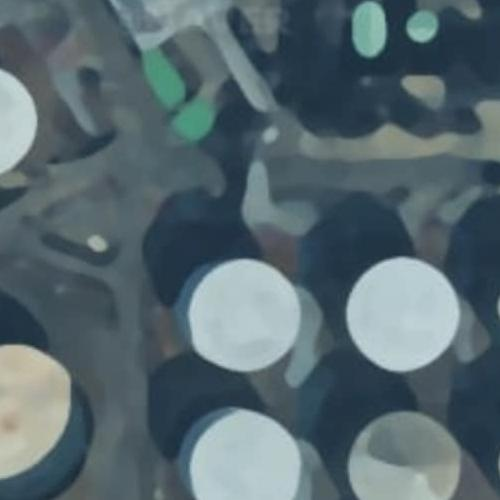
#> input picture cropimage_repository/cropped_naver_map.jpg, 500 x 500 px, given as the content of the folder imgerepository, which was not available
$ python image_Crop.py
#> lines starting #> are read from the running program, lines starting #| are printed output that depends on the picture
#> in process_images_in_directory, img is the input picture: PIL image 500x500 RGB; mean R, G, B 87.3, 105.2, 111.9
import os
from PIL import Image

def image_crop(x, y, img, save_path='cropimage_repository', file_name='cropped_image.jpg'):

#> called with x = 300, y = 300, save_path = 'cropimage_repository', file_name = 'cropped_cropped_naver_map.jpg'
    img_width, img_height = img.size
#> img_width = 500; img_height = 500


    left = max(0, x - 250)
    upper = max(0, y - 250)
    right = min(img_width, x + 250)
#> right = 500
    lower = min(img_height, y + 250)
#> lower = 500


    if left >= right or upper >= lower:
        raise ValueError("크롭할 수 없는 범위")

    # 이미지 자르기
    cropping_img = img.crop((left, upper, right, lower))
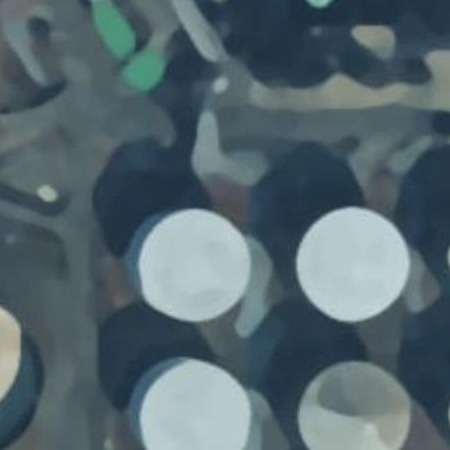
#> cropping_img: PIL image 450x450 RGB; mean R, G, B 85.1, 103.5, 111

    # 경로가 존재하지 않으면 디렉토리 생성
    if not os.path.exists(save_path):
        os.makedirs(save_path)

    # 파일 저장 경로
    save_full_path = os.path.join(save_path, file_name)

    # 이미지 저장
    cropping_img.save(save_full_path, format='JPEG')
    print(f"크롭된 이미지가 {save_full_path}에 저장되었습니다.")

    return cropping_img

def process_images_in_directory(src_dir, dst_dir, x, y):
    # src_dir 경로에 있는 모든 파일을 순회
    for file_name in os.listdir(src_dir):
        if file_name.lower().endswith(('.jpg','.jpeg','.png')):
            img_path=os.path.join(src_dir,file_name)
            try:
                img=Image.open(img_path)
                cropped_image=image_crop(x,y,img,save_path=dst_dir,file_name=f'cropped_{file_name}')
            except Exception as e:
                print(f"파일 {file_name} 처리 중 오류 발생: {e}")


src_directory = 'imgerepository'  # 원본 이미지 디렉토리
dst_directory = 'cropimage_repository'  # 크롭된 이미지 디렉토리


x, y = 300, 300#임시값


process_images_in_directory(src_directory, dst_directory, x, y)

$ run again, on imgerepository/naver_map.jpg
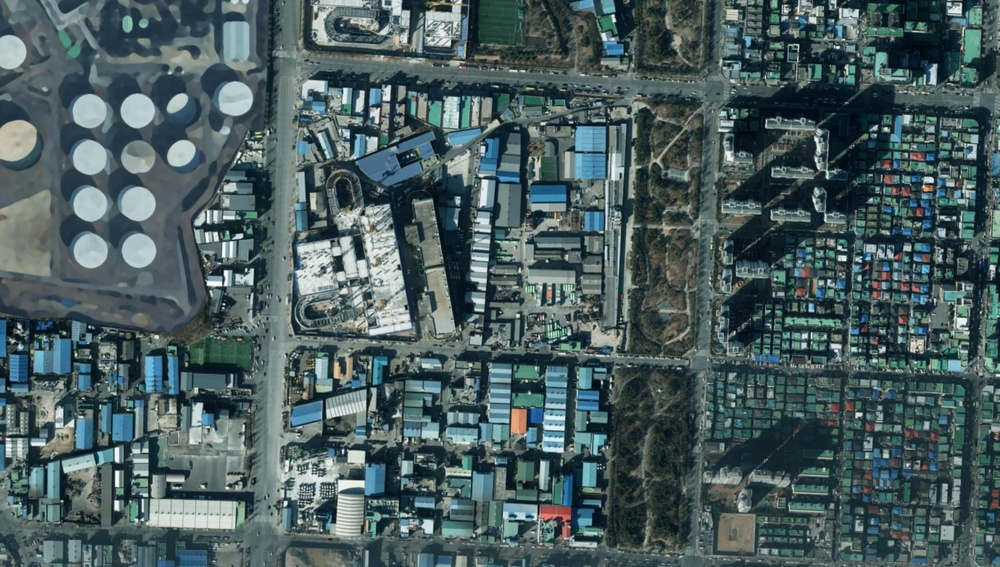
#> input picture imgerepository/naver_map.jpg, 1000 x 567 px, shrunk from 3288 x 1864 before the run, found by its file name
#> in process_images_in_directory, img is the input picture: PIL image 1000x567 RGB; mean R, G, B 74.4, 93.9, 95.9
#> in image_crop, `cropping_img = img.crop((left, upper, right, lower))`:
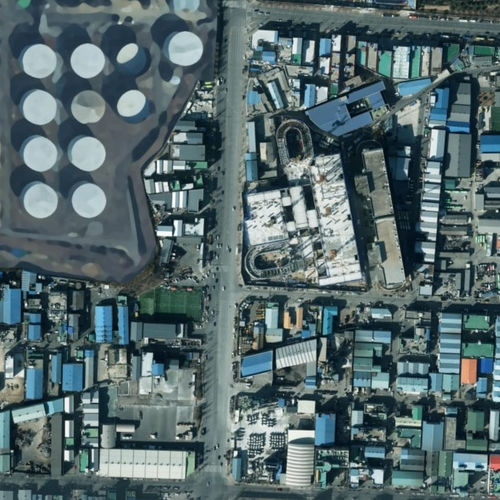
#> cropping_img: PIL image 500x500 RGB; mean R, G, B 86.1, 105.6, 108.3
